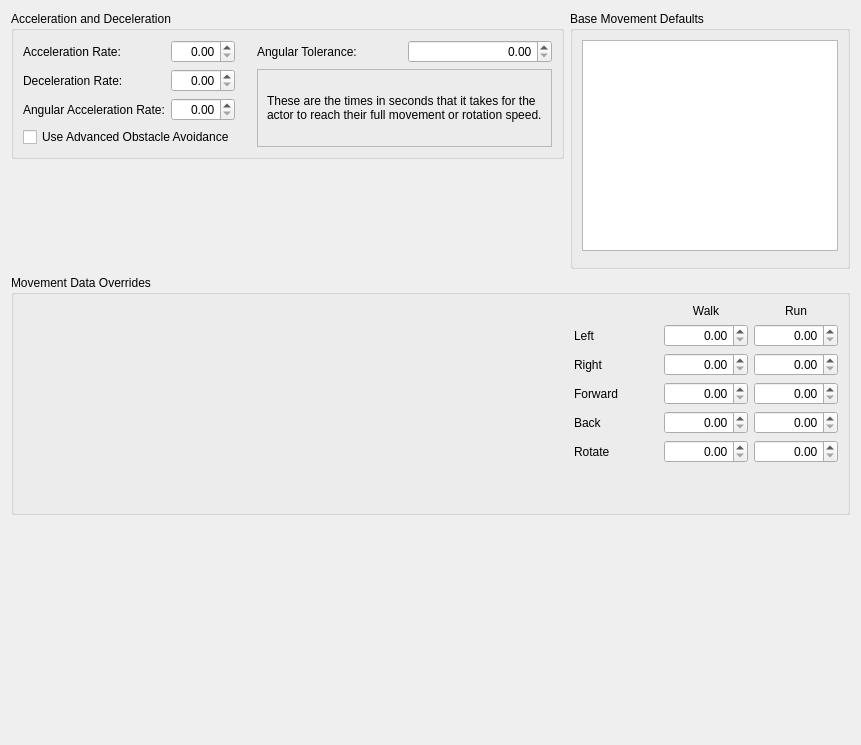
     <widget class="QWidget" name="tabMovement">
      <attribute name="title">
       <string>Movement Details</string>
      </attribute>
      <layout class="QGridLayout" name="gridLayout_29" rowstretch="0,1,0,2">
       <item row="0" column="0">
        <widget class="QGroupBox" name="groupBox_15">
         <property name="title">
          <string>Acceleration and Deceleration</string>
         </property>
         <layout class="QGridLayout" name="gridLayout_26">
          <item row="0" column="1">
           <widget class="QDoubleSpinBox" name="accelerationRate">
            <property name="alignment">
             <set>Qt::AlignRight|Qt::AlignTrailing|Qt::AlignVCenter</set>
            </property>
           </widget>
          </item>
          <item row="2" column="1">
           <widget class="QDoubleSpinBox" name="angularAccelerationRate">
            <property name="alignment">
             <set>Qt::AlignRight|Qt::AlignTrailing|Qt::AlignVCenter</set>
            </property>
           </widget>
          </item>
          <item row="0" column="0">
           <widget class="QLabel" name="label_55">
            <property name="text">
             <string>Acceleration Rate:</string>
            </property>
            <property name="buddy">
             <cstring>accelerationRate</cstring>
            </property>
           </widget>
          </item>
          <item row="2" column="0">
           <widget class="QLabel" name="label_57">
            <property name="text">
             <string>Angular Acceleration Rate:</string>
            </property>
            <property name="buddy">
             <cstring>angularAccelerationRate</cstring>
            </property>
           </widget>
          </item>
          <item row="3" column="0" colspan="2">
           <widget class="QCheckBox" name="flagUseAdvancedAvoidance">
            <property name="whatsThis">
             <string>According to Bethesda's documentation, this option allows an actor to use &quot;velocity obstacles&quot; for avoiding obstacles when pathfinding, giving a &quot;smoother result.&quot; The option only works for bipeds. If it's disabled, actors of this race will use a simpler pathfinding method.</string>
            </property>
            <property name="text">
             <string>Use Advanced Obstacle Avoidance</string>
            </property>
           </widget>
          </item>
          <item row="0" column="4">
           <widget class="QDoubleSpinBox" name="angularTolerance">
            <property name="alignment">
             <set>Qt::AlignRight|Qt::AlignTrailing|Qt::AlignVCenter</set>
            </property>
           </widget>
          </item>
          <item row="1" column="0">
           <widget class="QLabel" name="label_56">
            <property name="text">
             <string>Deceleration Rate:</string>
            </property>
            <property name="buddy">
             <cstring>decelerationRate</cstring>
            </property>
           </widget>
          </item>
          <item row="0" column="3">
           <widget class="QLabel" name="label_58">
            <property name="text">
             <string>Angular Tolerance:</string>
            </property>
            <property name="buddy">
             <cstring>angularTolerance</cstring>
            </property>
           </widget>
          </item>
          <item row="1" column="1">
           <widget class="QDoubleSpinBox" name="decelerationRate">
            <property name="alignment">
             <set>Qt::AlignRight|Qt::AlignTrailing|Qt::AlignVCenter</set>
            </property>
           </widget>
          </item>
          <item row="0" column="2">
           <spacer name="horizontalSpacer_6">
            <property name="orientation">
             <enum>Qt::Horizontal</enum>
            </property>
            <property name="sizeType">
             <enum>QSizePolicy::Fixed</enum>
            </property>
            <property name="sizeHint" stdset="0">
             <size>
              <width>16</width>
              <height>8</height>
             </size>
            </property>
           </spacer>
          </item>
          <item row="1" column="3" rowspan="3" colspan="2">
           <widget class="QFrame" name="frame">
            <property name="frameShape">
             <enum>QFrame::StyledPanel</enum>
            </property>
            <property name="frameShadow">
             <enum>QFrame::Raised</enum>
            </property>
            <layout class="QGridLayout" name="gridLayout_27">
             <item row="0" column="0">
              <widget class="QLabel" name="label_59">
               <property name="text">
                <string>These are the times in seconds that it takes for the actor to reach their full movement or rotation speed.</string>
               </property>
               <property name="wordWrap">
                <bool>true</bool>
               </property>
              </widget>
             </item>
            </layout>
           </widget>
          </item>
         </layout>
        </widget>
       </item>
       <item row="0" column="1" rowspan="2">
        <widget class="QGroupBox" name="groupBox_17">
         <property name="title">
          <string>Base Movement Defaults</string>
         </property>
         <layout class="QVBoxLayout" name="verticalLayout_2">
          <item>
           <widget class="QTableView" name="movementTypeList"/>
          </item>
          <item>
           <widget class="DKFormPicker" name="movementTypePicker"/>
          </item>
         </layout>
        </widget>
       </item>
       <item row="1" column="0">
        <spacer name="verticalSpacer_6">
         <property name="orientation">
          <enum>Qt::Vertical</enum>
         </property>
         <property name="sizeHint" stdset="0">
          <size>
           <width>20</width>
           <height>109</height>
          </size>
         </property>
        </spacer>
       </item>
       <item row="2" column="0" colspan="2">
        <widget class="QGroupBox" name="groupBox_16">
         <property name="whatsThis">
          <string>&lt;p&gt;You can drag a Movement Type from the Object Window into the list here, in order to override its values for this Race.&lt;/p&gt;</string>
         </property>
         <property name="title">
          <string>Movement Data Overrides</string>
         </property>
         <layout class="QHBoxLayout" name="horizontalLayout" stretch="2,0,1">
          <item>
           <widget class="DKFormListPane" name="movementTypeOverrideForms">
            <property name="showFormTypes">
             <bool>false</bool>
            </property>
            <property name="showMoveButtons">
             <bool>false</bool>
            </property>
           </widget>
          </item>
          <item>
           <spacer name="horizontalSpacer_7">
            <property name="orientation">
             <enum>Qt::Horizontal</enum>
            </property>
            <property name="sizeType">
             <enum>QSizePolicy::Fixed</enum>
            </property>
            <property name="sizeHint" stdset="0">
             <size>
              <width>16</width>
              <height>8</height>
             </size>
            </property>
           </spacer>
          </item>
          <item>
           <layout class="QGridLayout" name="gridLayout_28">
            <item row="2" column="1">
             <widget class="QDoubleSpinBox" name="movementTypeOverrideWalkRight">
              <property name="alignment">
               <set>Qt::AlignRight|Qt::AlignTrailing|Qt::AlignVCenter</set>
              </property>
             </widget>
            </item>
            <item row="5" column="1">
             <widget class="QDoubleSpinBox" name="movementTypeOverrideWalkRotate">
              <property name="alignment">
               <set>Qt::AlignRight|Qt::AlignTrailing|Qt::AlignVCenter</set>
              </property>
             </widget>
            </item>
            <item row="3" column="0">
             <widget class="QLabel" name="label_62">
              <property name="text">
               <string>Forward</string>
              </property>
             </widget>
            </item>
            <item row="5" column="0">
             <widget class="QLabel" name="label_64">
              <property name="text">
               <string>Rotate</string>
              </property>
             </widget>
            </item>
            <item row="0" column="2">
             <widget class="QLabel" name="label_66">
              <property name="text">
               <string>Run</string>
              </property>
              <property name="alignment">
               <set>Qt::AlignCenter</set>
              </property>
             </widget>
            </item>
            <item row="0" column="1">
             <widget class="QLabel" name="label_65">
              <property name="text">
               <string>Walk</string>
              </property>
              <property name="alignment">
               <set>Qt::AlignCenter</set>
              </property>
             </widget>
            </item>
            <item row="3" column="1">
             <widget class="QDoubleSpinBox" name="movementTypeOverrideWalkForward">
              <property name="alignment">
               <set>Qt::AlignRight|Qt::AlignTrailing|Qt::AlignVCenter</set>
              </property>
             </widget>
            </item>
            <item row="1" column="0">
             <widget class="QLabel" name="label_60">
              <property name="text">
               <string>Left</string>
              </property>
             </widget>
            </item>
            <item row="1" column="2">
             <widget class="QDoubleSpinBox" name="movementTypeOverrideRunLeft">
              <property name="alignment">
               <set>Qt::AlignRight|Qt::AlignTrailing|Qt::AlignVCenter</set>
              </property>
             </widget>
            </item>
            <item row="4" column="0">
             <widget class="QLabel" name="label_63">
              <property name="text">
               <string>Back</string>
              </property>
             </widget>
            </item>
            <item row="2" column="0">
             <widget class="QLabel" name="label_61">
              <property name="text">
               <string>Right</string>
              </property>
             </widget>
            </item>
            <item row="4" column="1">
             <widget class="QDoubleSpinBox" name="movementTypeOverrideWalkBack">
              <property name="alignment">
               <set>Qt::AlignRight|Qt::AlignTrailing|Qt::AlignVCenter</set>
              </property>
             </widget>
            </item>
            <item row="1" column="1">
             <widget class="QDoubleSpinBox" name="movementTypeOverrideWalkLeft">
              <property name="alignment">
               <set>Qt::AlignRight|Qt::AlignTrailing|Qt::AlignVCenter</set>
              </property>
             </widget>
            </item>
            <item row="6" column="0" colspan="3">
             <spacer name="verticalSpacer_5">
              <property name="orientation">
               <enum>Qt::Vertical</enum>
              </property>
              <property name="sizeHint" stdset="0">
               <size>
                <width>20</width>
                <height>40</height>
               </size>
              </property>
             </spacer>
            </item>
            <item row="2" column="2">
             <widget class="QDoubleSpinBox" name="movementTypeOverrideRunRight">
              <property name="alignment">
               <set>Qt::AlignRight|Qt::AlignTrailing|Qt::AlignVCenter</set>
              </property>
             </widget>
            </item>
            <item row="3" column="2">
             <widget class="QDoubleSpinBox" name="movementTypeOverrideRunForward">
              <property name="alignment">
               <set>Qt::AlignRight|Qt::AlignTrailing|Qt::AlignVCenter</set>
              </property>
             </widget>
            </item>
            <item row="4" column="2">
             <widget class="QDoubleSpinBox" name="movementTypeOverrideRunBack">
              <property name="alignment">
               <set>Qt::AlignRight|Qt::AlignTrailing|Qt::AlignVCenter</set>
              </property>
             </widget>
            </item>
            <item row="5" column="2">
             <widget class="QDoubleSpinBox" name="movementTypeOverrideRunRotate">
              <property name="alignment">
               <set>Qt::AlignRight|Qt::AlignTrailing|Qt::AlignVCenter</set>
              </property>
             </widget>
            </item>
           </layout>
          </item>
         </layout>
        </widget>
       </item>
       <item row="3" column="0">
        <spacer name="verticalSpacer_7">
         <property name="orientation">
          <enum>Qt::Vertical</enum>
         </property>
         <property name="sizeHint" stdset="0">
          <size>
           <width>20</width>
           <height>220</height>
          </size>
         </property>
        </spacer>
       </item>
      </layout>
     </widget>
